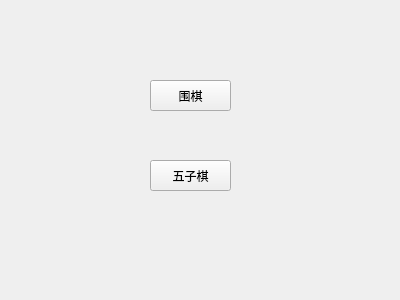
<?xml version="1.0" encoding="UTF-8"?>
<ui version="4.0">
 <class>MinWindow</class>
 <widget class="QWidget" name="MinWindow">
  <property name="geometry">
   <rect>
    <x>0</x>
    <y>0</y>
    <width>400</width>
    <height>300</height>
   </rect>
  </property>
  <property name="windowTitle">
   <string>Form</string>
  </property>
  <widget class="QPushButton" name="Button_SelectGoang">
   <property name="geometry">
    <rect>
     <x>150</x>
     <y>160</y>
     <width>81</width>
     <height>31</height>
    </rect>
   </property>
   <property name="text">
    <string>五子棋</string>
   </property>
  </widget>
  <widget class="QPushButton" name="Button_SelectGo">
   <property name="geometry">
    <rect>
     <x>150</x>
     <y>80</y>
     <width>81</width>
     <height>31</height>
    </rect>
   </property>
   <property name="minimumSize">
    <size>
     <width>81</width>
     <height>0</height>
    </size>
   </property>
   <property name="text">
    <string>围棋</string>
   </property>
  </widget>
 </widget>
 <resources/>
 <connections/>
</ui>
